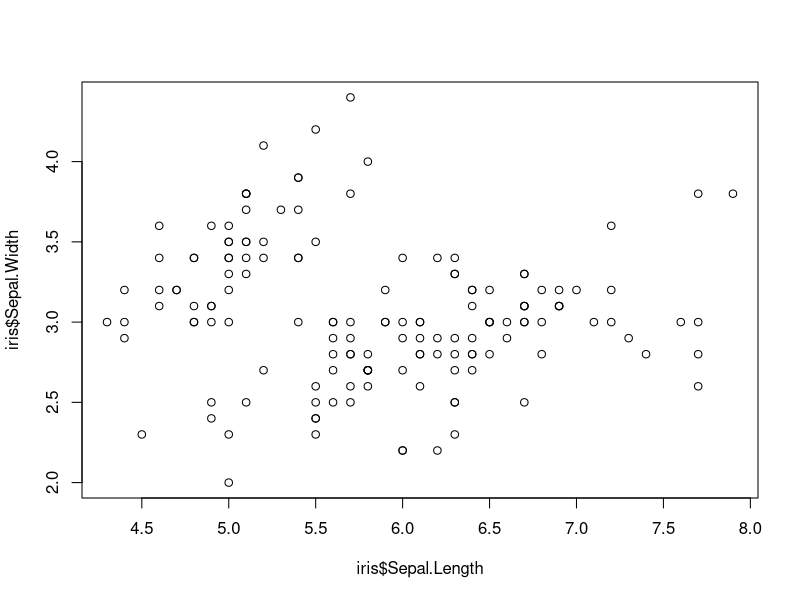
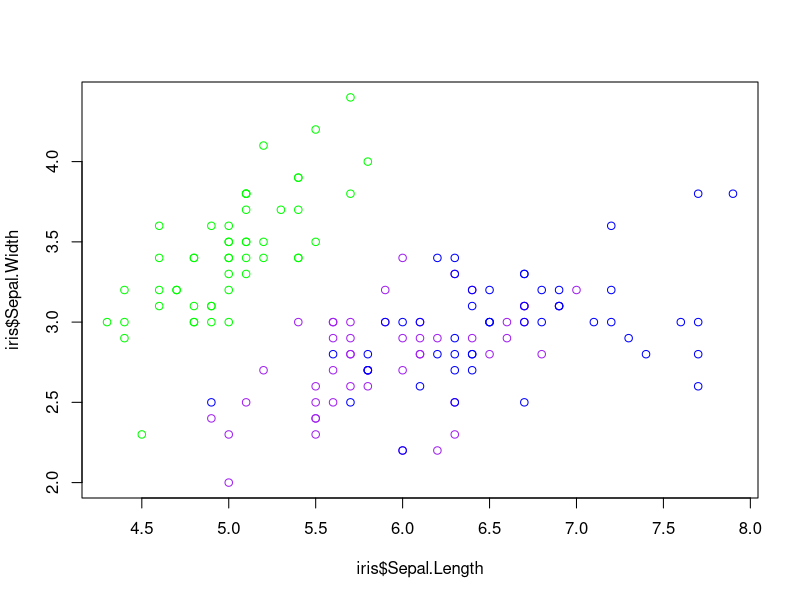

Reproduce these figures in R, in order.
data("iris")
iris
plot(x=iris$Sepal.Length, y=iris$Sepal.Width)
plot(x=iris$Sepal.Length, y=iris$Sepal.Width, col=c("green","purple","blue")[iris$Species])


